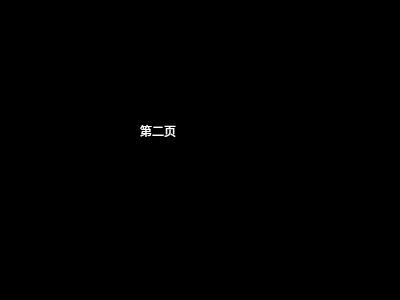
<?xml version="1.0" encoding="UTF-8"?>
<ui version="4.0">
 <class>SecondPage</class>
 <widget class="QWidget" name="SecondPage">
  <property name="geometry">
   <rect>
    <x>0</x>
    <y>0</y>
    <width>400</width>
    <height>300</height>
   </rect>
  </property>
  <property name="windowTitle">
   <string>Form</string>
  </property>
  <property name="styleSheet">
   <string notr="true">QWidget{background-color:black;color:white;}</string>
  </property>
  <widget class="QLabel" name="label">
   <property name="geometry">
    <rect>
     <x>140</x>
     <y>100</y>
     <width>101</width>
     <height>61</height>
    </rect>
   </property>
   <property name="text">
    <string>第二页</string>
   </property>
  </widget>
 </widget>
 <resources/>
 <connections/>
</ui>
